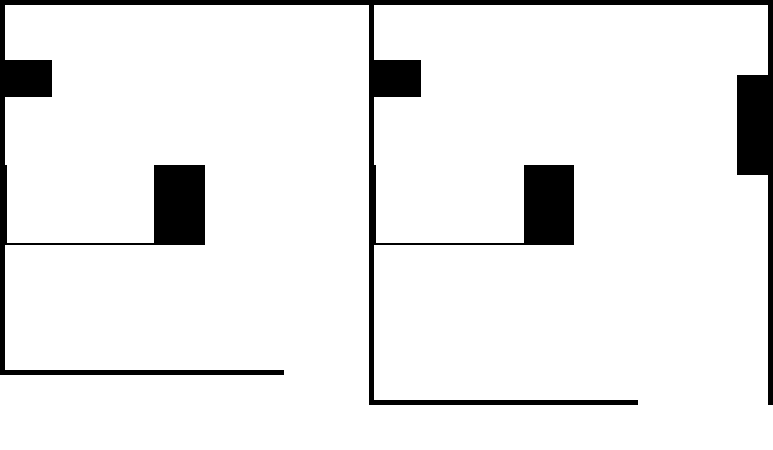
#> input picture img/combined_office_map.png, 773 x 450 px, found by its file name
$ python img_to_array_v3.py
#> lines starting #> are read from the running program, lines starting #| are printed output that depends on the picture; after the words box and inside, x2 and y2 are one past the last pixel; in counts of white or black regions, pixels touching at a corner belong together
import cv2
import numpy as np
import math

fr = 15;

def obj_robot_collision_border(arr):
    shape = arr.shape
    print("obj_robot_collision_border : " + str(shape))
    for i in range(shape[0]-1):
        for j in range(shape[1]):
            if (arr[i][j] - arr[i+1][j]) == 1:
                for k in range(15):
                    if i-k >= 0:
                        arr[i-k][j] = 0

    for i in range(shape[0]-1):
        for j in range(shape[1]):
            if (arr[shape[0]-1 -i][j] - arr[shape[0]-1-i-1][j]) == 1:
                for k in range(15):
                    if shape[0]-1-i+k < shape[0]:
                        arr[shape[0]-1-(i-k)][j] = 0


    for j in range(shape[1]-1):
        for i in range(shape[0]):
            if(arr[i][j] - arr[i][j+1]) == 1:
                for k in range(15):
                    if j-k > 0:
                        arr[i][j-k] = 0


    for j in range(shape[1]-1):
        for i in range(shape[0]):
            if(arr[i][shape[1]-1-j-1] - arr[i][shape[1]-1-j]) == -1:
                for k in range(15):
                    if shape[1]-1-j+k < shape[1]:
                        arr[i][shape[1]-1-j+k] = 0


    return arr


def array_shrinking(arr):
    shape = arr.shape
    print("array_shrinking : Recved size: " + str(shape))
    subarr = np.zeros([int(shape[0]/fr), int(shape[1]/fr)], dtype=int)
    for i in range(int(shape[0]/fr)):
        for j in range(int(shape[1]/fr)):
            tmp = arr[fr*i : fr*(i+1) , fr*j : fr*(j+1) ]
            #subarr[i,j] = sum(sum(tmp))
            subarr[i,j] = 1 if sum(sum(tmp)) == fr*fr else 0

    return subarr


def convert_img_to_array():

    f = open("/home/vishwas/Desktop/Office_Map/office_map_5cm.txt", 'w')


    image = cv2.imread("/home/vishwas/Desktop/Office_Map/combined_office_map.png", 0)
#> image: shape (450, 773); 92% white; 1 black region, box (x1, y1, x2, y2) and area: (0, 0, 773, 405) 27998
    image = image / 255

    A = image.shape
#> A = (450, 773)
    print("Original size" + str(A))
#| Original size(450, 773)

    print(math.ceil(A[0]/fr))
#| 30
    print(int(A[0]/fr))
#| 30


    f.write("{{")
    for i in range(A[0]):
        for j in range(A[1]):
            f.write("%d, " % image[i][j])
        f.write("}, \n {")

    f.write("} \n\n\n\n")


    dflt_img = obj_robot_collision_border(image)
#| obj_robot_collision_border : (450, 773)
#> after the loop in obj_robot_collision_border, `for i in range(shape[0]-1):`:
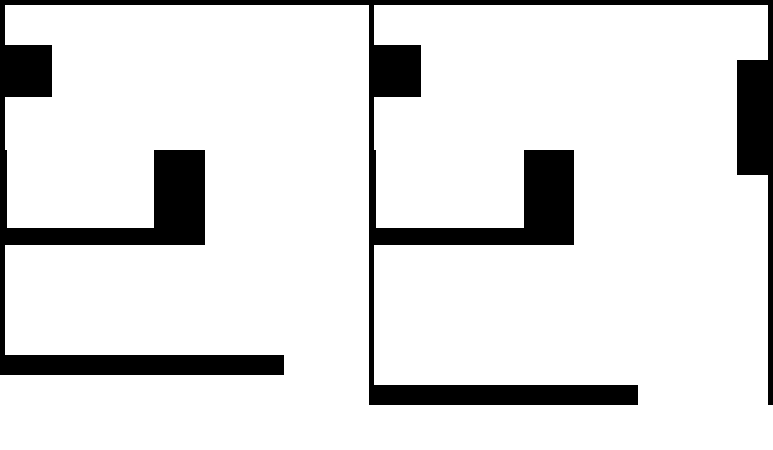
#> arr: shape (450, 773) float64; values 0 (black) and 1 (white), 87.3% white; 1 black region, box (x1, y1, x2, y2) and area: (0, 0, 773, 405) 44018
#> after the loop in obj_robot_collision_border, `for i in range(shape[0]-1):`:
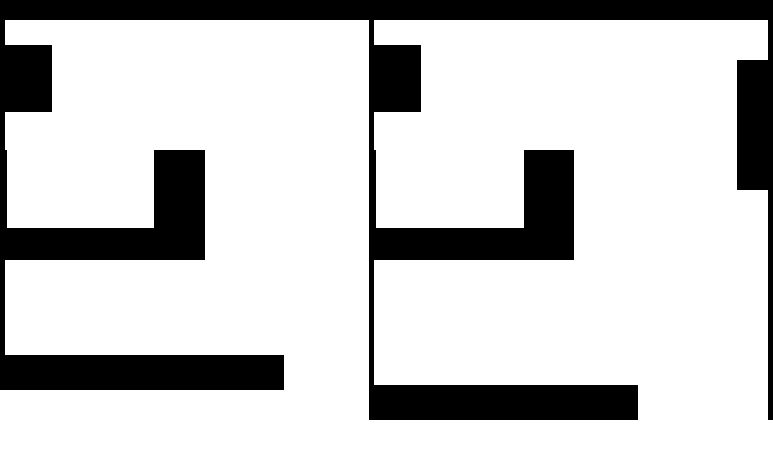
#> arr: shape (450, 773) float64; values 0 (black) and 1 (white), 79.4% white; 1 black region, box (x1, y1, x2, y2) and area: (0, 0, 773, 420) 71633
#> after the loop in obj_robot_collision_border, `for j in range(shape[1]-1):`:
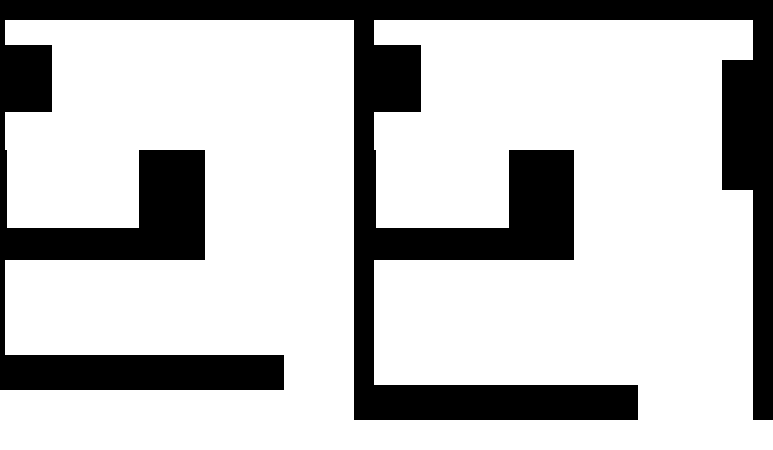
#> arr: shape (450, 773) float64; values 0 (black) and 1 (white), 75.3% white; 1 black region, box (x1, y1, x2, y2) and area: (0, 0, 773, 420) 85973
#> after the loop in obj_robot_collision_border, `for j in range(shape[1]-1):`:
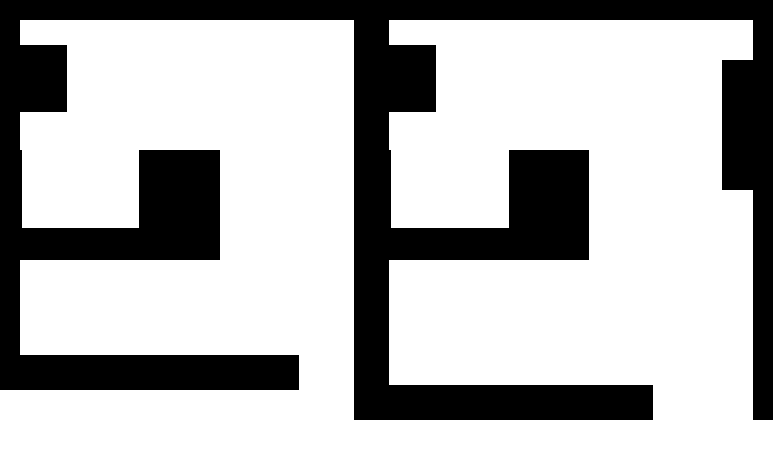
#> arr: shape (450, 773) float64; values 0 (black) and 1 (white), 71.3% white; 1 black region, box (x1, y1, x2, y2) and area: (0, 0, 773, 420) 99863


    if (math.ceil(A[0]/fr) != int(A[0]/fr)):
        row = ( A[0] + ( fr - (A[0]%fr) ) )
    else:
        row = A[0]
#> row = 450


    if (math.ceil(A[1]/fr) != int(A[1]/fr)):
        col = ( A[1] + ( fr - (A[1]%fr) ) )
#> col = 780
    else:
        col = A[1]


    grew_img = np.zeros([row, col], dtype=int)

    for i in range(A[0]):
        for j in range(A[1]):
            grew_img[i, j] = dflt_img[i][j]
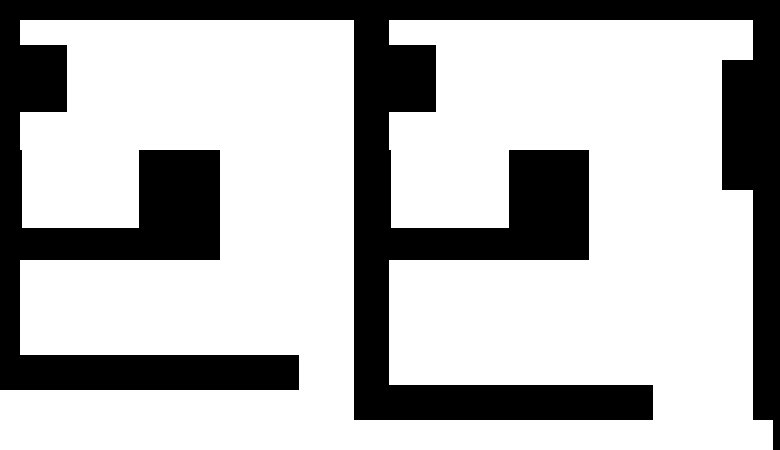
#> grew_img: shape (450, 780) int64; values 0 (black) and 1 (white), 70.7% white; 1 black region, box (x1, y1, x2, y2) and area: (0, 0, 780, 450) 103013


    img = array_shrinking(grew_img)
#| array_shrinking : Recved size: (450, 780)
#> after the loop in array_shrinking, `for i in range(int(shape[0]/fr)):`:
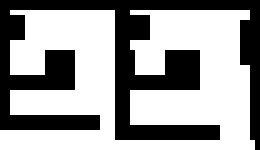
#> subarr: shape (30, 52) int64 (shown 5 times larger); values 0 (black) and 1 (white), 61.8% white; 1 black region, box (x1, y1, x2, y2) and area: (0, 0, 52, 30) 596

    A = img.shape
#> A = (30, 52)
    print("Modified size" + str(A))
#| Modified size(30, 52)


    f.write("{{")
    for i in range(A[0]):
        for j in range(A[1]):
            f.write("%d, " % img[i][j])
        f.write("}, \n {")

    f.write("}")

if __name__ == "__main__":
    convert_img_to_array()
